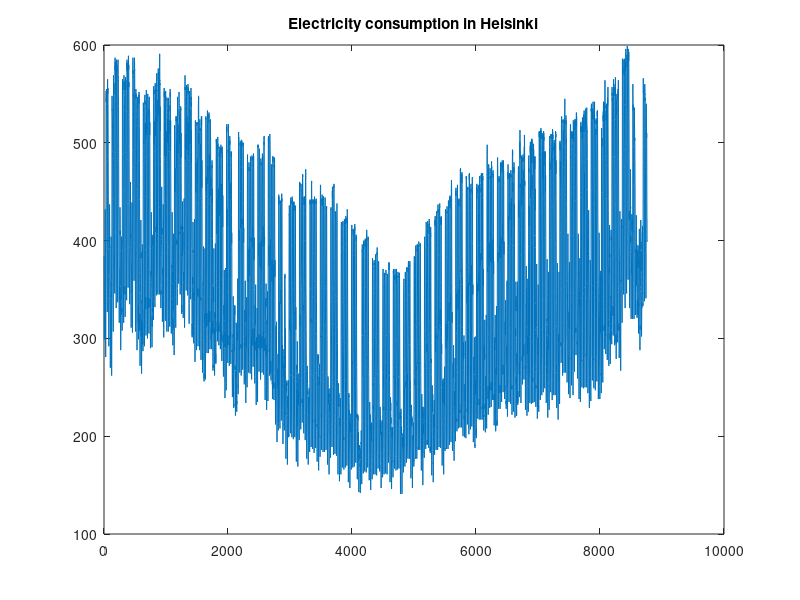

The MATLAB source for this figure: (Note: this script raises an error after producing the figure.)
%
% Time series analysis
% Lund University
%
% Example code 6: examining the powerload data from Helsinki (see also Ex 5.17).
%
% Reference: 
%   "An Introduction to Time Series Modeling", 4th ed, by Andreas Jakobsson
%   Studentlitteratur, 2021
%
clear; clc;
close all;

% Load data and examine it.
load dataHelsinki;

figure
plot(powerload),          
title('Electricity consumption in Helsinki');


%% Should we transform the data?
% Note that we examine all the data when making this decision. 
figure; 
lambda_max = bcNormPlot(powerload,1);   % See also table 4.6
fprintf('The Box-Cox curve is maximized at %4.2f. This suggests that a log-transform might be helpful.\n', lambda_max)

figure
normplot( powerload)

% Lets transform the data. 
% The difference is small... perhaps we do not need this... Try without!
original  = powerload;
powerload = log( powerload );


%% Extract a modelling set.
first = 800;
last  = first + 168*4 - 1;              % We select 4 weeks. Does the data seem stable enough?
powerload = powerload(first:last);
figure
plot(powerload),		
title('log-transformed powerload');


%% Examine the ACF and PACF.
% Note the clear periodicities at 24 and 168 hours. Why is this?
noLags = 200;
plotACFnPACF( powerload, noLags, 'Data' );


%% Differentiate to remove the periodicities. Remember to remove the initial samples!
sweek = 168; 
sday  = 24;
dayPoly  = [1 zeros(1,sday-1) -1];
weekPoly = [1 zeros(1,sweek-1) -1];
powerload = filter(dayPoly,1,powerload);      powerload = powerload(sday+1:end);
powerload = filter(weekPoly,1,powerload);     powerload = powerload(sweek+1:end);

plotACFnPACF( powerload, noLags, 'Differentiated data' );


%% Make a first model
% We begin modelling the AR-part. Note that the first PACF lag is
% significant. Lets try using just that.
dataContainer = iddata( powerload );
Am = [ 1 1 ];                           % Specify assumed model orders.
Cm = [ 1 ];
foundModel = pem( dataContainer, idpoly( Am,[],Cm ) );
present( foundModel );                  % Note the confidence interval on the estimated parameter!

% Compute the residual. Remember to remove the initial samples.
ey = filter( foundModel.A, foundModel.C, powerload );  ey = ey(length(foundModel.A):end );

% Is the residual white?
figure
plot( ey )
title('Residual for model 1. Is it white?')


%% Lets look at the ACF and PACF.
plotACFnPACF( ey, noLags, 'Residual, model 1' )
checkIfWhite( ey );


%% Make a second model
% The residual is clearly not white. After includeing an AR-part, include
% also an MA-part. Note the strong 24-season in the ACF. Lets add that too.
Cm = conv( dayPoly, weekPoly );
Cm(2:end) = 0.3*Cm(2:end);              % Force the model to be stable. Try this if you get odd results.
polyContainer = idpoly( Am,[],Cm );
polyContainer.Structure.c.Free = Cm;    % Ensure that only the relevant coefficients are estimated. Try commenting this line. What happens?  
foundModel = pem( dataContainer, polyContainer );
present( foundModel );

ey = filter( foundModel.A, foundModel.C, powerload );  ey = ey(length(foundModel.A):end);
plotACFnPACF( ey, noLags, 'Residual, model 2' )


%% Is the resulting model residual white?
% It is very close... Perhaps this is a better model than the one below? 
checkIfWhite( ey );


%% Make a third model, adding a further periodicity also for the AR-part.
% Almost... there seems to be some periodicity at lag 11, lets add that...
Am = conv([1 1], [1 zeros(1,11-1) -1]);
polyContainer = idpoly( Am,[],Cm );
polyContainer.Structure.c.Free = Cm;
polyContainer.Structure.a.Free = Am;
foundModel = pem( dataContainer, polyContainer );
present( foundModel );

ey = filter( foundModel.A, foundModel.C, powerload );  ey = ey(length(foundModel.A):end);
plotACFnPACF( ey, noLags, 'Residual, model 3' )


%% Is the resulting model residual white now?
% Notice that although the residual is now white, the last coefficient in
% the AR polynomial is not significant. Try removing this - is the residual
% still white? Do we need to keep it?
checkIfWhite( ey );
